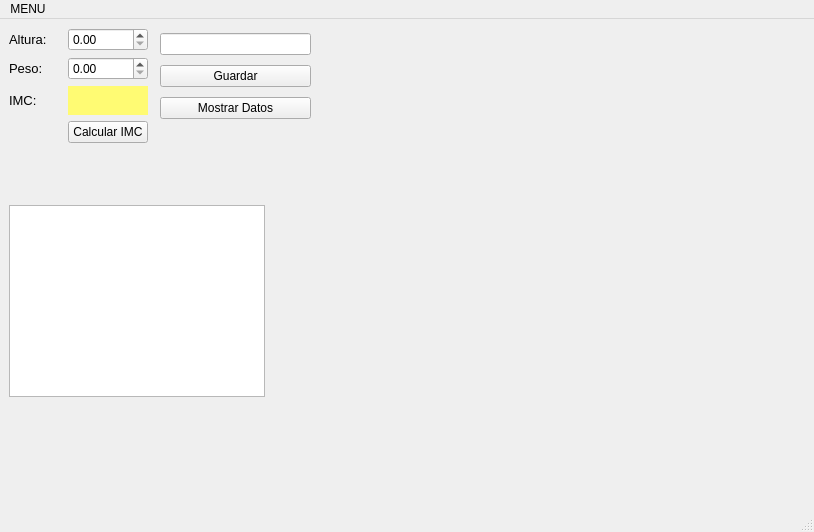
<?xml version="1.0" encoding="UTF-8"?>
<ui version="4.0">
 <class>Principal</class>
 <widget class="QMainWindow" name="Principal">
  <property name="geometry">
   <rect>
    <x>0</x>
    <y>0</y>
    <width>814</width>
    <height>532</height>
   </rect>
  </property>
  <property name="windowTitle">
   <string>Principal</string>
  </property>
  <property name="windowIcon">
   <iconset resource="Iconos.qrc">
    <normaloff>:/new/prefix1/Recursos/hoja-de-calculo.png</normaloff>:/new/prefix1/Recursos/hoja-de-calculo.png</iconset>
  </property>
  <widget class="QWidget" name="centralwidget">
   <widget class="QWidget" name="widget" native="true">
    <property name="geometry">
     <rect>
      <x>9</x>
      <y>9</y>
      <width>139</width>
      <height>115</height>
     </rect>
    </property>
    <layout class="QGridLayout" name="gridLayout">
     <item row="0" column="0">
      <widget class="QLabel" name="in_Altura">
       <property name="font">
        <font>
         <pointsize>10</pointsize>
        </font>
       </property>
       <property name="text">
        <string>Altura:</string>
       </property>
      </widget>
     </item>
     <item row="0" column="1">
      <widget class="QDoubleSpinBox" name="altura"/>
     </item>
     <item row="1" column="0">
      <widget class="QLabel" name="in_Peso">
       <property name="font">
        <font>
         <pointsize>10</pointsize>
        </font>
       </property>
       <property name="text">
        <string>Peso:</string>
       </property>
      </widget>
     </item>
     <item row="1" column="1">
      <widget class="QDoubleSpinBox" name="peso"/>
     </item>
     <item row="2" column="0">
      <widget class="QLabel" name="imc">
       <property name="font">
        <font>
         <pointsize>10</pointsize>
        </font>
       </property>
       <property name="text">
        <string>IMC:</string>
       </property>
      </widget>
     </item>
     <item row="2" column="1">
      <widget class="QLabel" name="Resultado">
       <property name="enabled">
        <bool>false</bool>
       </property>
       <property name="styleSheet">
        <string notr="true">background-color: rgb(255, 251, 115);</string>
       </property>
       <property name="text">
        <string/>
       </property>
      </widget>
     </item>
     <item row="3" column="0">
      <spacer name="horizontalSpacer">
       <property name="orientation">
        <enum>Qt::Horizontal</enum>
       </property>
       <property name="sizeHint" stdset="0">
        <size>
         <width>40</width>
         <height>20</height>
        </size>
       </property>
      </spacer>
     </item>
     <item row="3" column="1">
      <widget class="QPushButton" name="Calcular">
       <property name="text">
        <string>Calcular IMC</string>
       </property>
      </widget>
     </item>
    </layout>
   </widget>
   <widget class="QPlainTextEdit" name="out_texto">
    <property name="geometry">
     <rect>
      <x>9</x>
      <y>186</y>
      <width>256</width>
      <height>192</height>
     </rect>
    </property>
   </widget>
   <widget class="QLabel" name="grafica">
    <property name="geometry">
     <rect>
      <x>320</x>
      <y>30</y>
      <width>461</width>
      <height>441</height>
     </rect>
    </property>
    <property name="text">
     <string/>
    </property>
   </widget>
   <widget class="QWidget" name="widget_3" native="true">
    <property name="geometry">
     <rect>
      <x>160</x>
      <y>10</y>
      <width>151</width>
      <height>96</height>
     </rect>
    </property>
    <layout class="QGridLayout" name="gridLayout_2">
     <item row="0" column="0">
      <widget class="QLineEdit" name="Fecha"/>
     </item>
     <item row="1" column="0">
      <widget class="QPushButton" name="Guardar">
       <property name="text">
        <string>Guardar</string>
       </property>
      </widget>
     </item>
     <item row="2" column="0">
      <widget class="QPushButton" name="Imprimir">
       <property name="text">
        <string>Mostrar Datos</string>
       </property>
      </widget>
     </item>
    </layout>
   </widget>
  </widget>
  <widget class="QMenuBar" name="menubar">
   <property name="geometry">
    <rect>
     <x>0</x>
     <y>0</y>
     <width>814</width>
     <height>21</height>
    </rect>
   </property>
   <widget class="QMenu" name="menuMENU">
    <property name="title">
     <string>MENU</string>
    </property>
    <addaction name="actionSALIR"/>
   </widget>
   <addaction name="menuMENU"/>
  </widget>
  <widget class="QStatusBar" name="statusbar"/>
  <action name="actionGUARDAR">
   <property name="text">
    <string>GUARDAR</string>
   </property>
  </action>
  <action name="actionSALIR">
   <property name="icon">
    <iconset resource="Iconos.qrc">
     <normaloff>:/new/prefix1/Recursos/salida.png</normaloff>:/new/prefix1/Recursos/salida.png</iconset>
   </property>
   <property name="text">
    <string>SALIR</string>
   </property>
  </action>
 </widget>
 <resources>
  <include location="Iconos.qrc"/>
 </resources>
 <connections/>
</ui>
